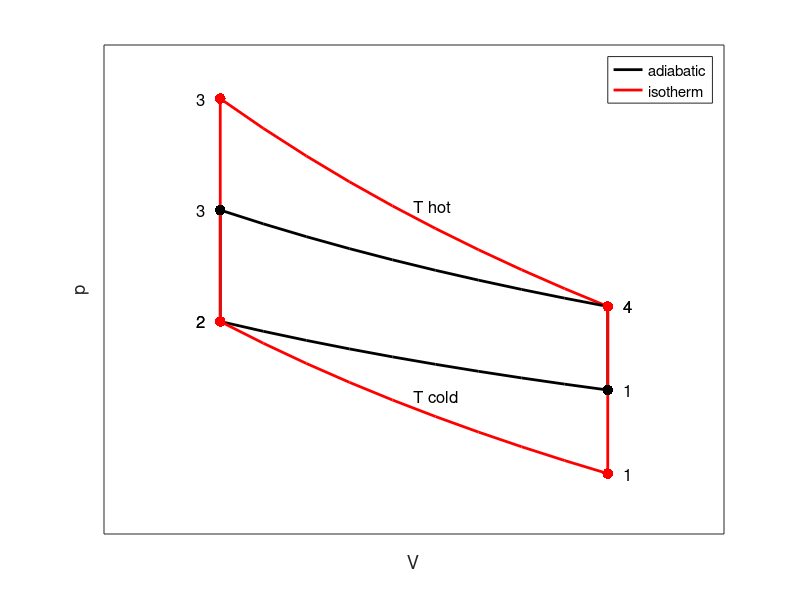

Write the MATLAB code that produced this figure.
R = 0.2871;
m = 5;
VL = 10;
%Defined Temperatures
Th = 373; %K
Tc = 273; %K
Tm = (Th + Tc)/2;

%Defined Volume Delta
V1 = 200;
V2 = 150;

Tv1 = linspace(Tc, Tm, VL); % Temp low -> Adiabatic transformation
Tv2 = linspace(Tm, Th, VL); % Temp high -> Adiabatic transformation
Vv1 = linspace(V2, V1, VL);

Thigh = zeros(1, 10) + Th;
Tlow = zeros(1, 10) + Tc;

%Ideal gases law
p = @(T,V) m*R*T./V;

%P-v Diagram
figure('DefaultAxesFontSize',12)
set(0,'DefaultTextFontSize',12)
plot(Vv1, p(Tv1,Vv1), '-k', 'LineWidth',2) %adiabatic
hold on
plot(Vv1, p(Thigh, Vv1), '-r', 'LineWidth',2); %isotherm
plot(Vv1, p(Tv2,Vv1), '-k', 'LineWidth',2) %adiabatic
plot(Vv1, p(Tlow, Vv1), '-r', 'LineWidth',2);%isotherm

%adiabatic
plot(Vv1(1)*[1 1], p([Tv1(1) Tv1(end)],[1 1]*Vv1(1)), '-k', 'LineWidth',2)
plot(Vv1(end)*[1 1], p([Tv2(1) Tv2(end)],[1 1]*Vv1(end)), '-k', 'LineWidth',2)

%isotherm
plot(Vv1(1)*[1 1], [p(Tc, Vv1(1)), p(Th, Vv1(1))], '-r', 'LineWidth',2)
text(mean(Vv1), p(Tc, mean(Vv1))+0.05, 'T cold');
plot(Vv1(end)*[1 1], [p(Tc, Vv1(end)), p(Th, Vv1(end))], '-r', 'LineWidth',2)
text(mean(Vv1), p(Th, mean(Vv1))+0.05, 'T hot');


%adiabatic
plot(V1, min(p(Tv1,Vv1)), 'k.', 'MarkerSize', 23) %POINT 1
text(V1+2, min(p(Tv1,Vv1)), '1');
plot(V2, max(p(Tv1,Vv1)), 'k.', 'MarkerSize', 23) %POINT 2
text(V2-3, max(p(Tv1,Vv1)), '2');
plot(V2, max(p(Tv2,Vv1)), 'k.', 'MarkerSize', 23) %POINT 3
text(V2-3, max(p(Tv2,Vv1)), '3');
plot(V1, min(p(Tv2,Vv1)), 'k.', 'MarkerSize', 23) %POINT 4
text(V1+2, min(p(Tv2,Vv1)), '4', 'FontSize',12);

%isotherm
plot(V1, min(p(Tlow,Vv1)), 'r.', 'MarkerSize', 23) %POINT 1
text(V1+2, min(p(Tlow,Vv1)), '1');
plot(V2, max(p(Tlow,Vv1)), 'r.', 'MarkerSize', 23) %POINT 2
text(V2-3, max(p(Tlow,Vv1)), '2');
plot(V2, max(p(Thigh,Vv1)), 'r.', 'MarkerSize', 23) %POINT 3
text(V2-3, max(p(Thigh,Vv1)), '3');
plot(V1, min(p(Thigh,Vv1)), 'r.', 'MarkerSize', 23) %POINT 4
text(V1+2, min(p(Thigh,Vv1)), '4');

set(gca,'XTick',[], 'YTick', []) 
hold off
grid
xlabel('V')
ylabel('p')
axis([135  215    1.7  3.8])
legend('adiabatic', 'isotherm')
